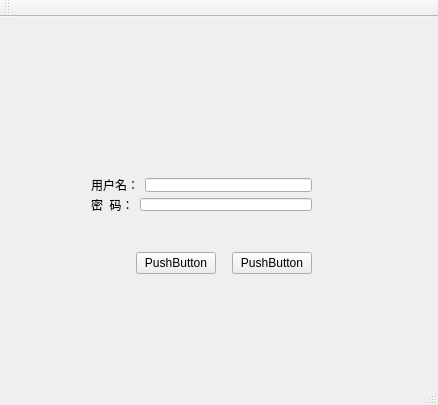
<?xml version="1.0" encoding="UTF-8"?>
<ui version="4.0">
 <class>MainWindow</class>
 <widget class="QMainWindow" name="MainWindow">
  <property name="geometry">
   <rect>
    <x>0</x>
    <y>0</y>
    <width>438</width>
    <height>405</height>
   </rect>
  </property>
  <property name="windowTitle">
   <string>MainWindow</string>
  </property>
  <widget class="QWidget" name="centralWidget">
   <widget class="QWidget" name="widget" native="true">
    <property name="geometry">
     <rect>
      <x>130</x>
      <y>10</y>
      <width>151</width>
      <height>101</height>
     </rect>
    </property>
    <widget class="QLabel" name="label">
     <property name="geometry">
      <rect>
       <x>30</x>
       <y>10</y>
       <width>81</width>
       <height>81</height>
      </rect>
     </property>
     <property name="focusPolicy">
      <enum>Qt::NoFocus</enum>
     </property>
     <property name="text">
      <string/>
     </property>
     <property name="pixmap">
      <pixmap>../02day_01_parts/Image/image1.png</pixmap>
     </property>
     <property name="scaledContents">
      <bool>true</bool>
     </property>
     <property name="wordWrap">
      <bool>false</bool>
     </property>
     <property name="openExternalLinks">
      <bool>false</bool>
     </property>
    </widget>
   </widget>
   <widget class="QWidget" name="widget_2" native="true">
    <property name="geometry">
     <rect>
      <x>60</x>
      <y>130</y>
      <width>291</width>
      <height>80</height>
     </rect>
    </property>
    <widget class="QWidget" name="">
     <property name="geometry">
      <rect>
       <x>20</x>
       <y>20</y>
       <width>243</width>
       <height>55</height>
      </rect>
     </property>
     <layout class="QVBoxLayout" name="verticalLayout">
      <item>
       <layout class="QHBoxLayout" name="horizontalLayout">
        <item>
         <widget class="QLabel" name="label_2">
          <property name="text">
           <string>用户名：</string>
          </property>
         </widget>
        </item>
        <item>
         <widget class="QLineEdit" name="lineEdit"/>
        </item>
       </layout>
      </item>
      <item>
       <layout class="QHBoxLayout" name="horizontalLayout_2">
        <item>
         <widget class="QLabel" name="label_3">
          <property name="text">
           <string>密  码：</string>
          </property>
         </widget>
        </item>
        <item>
         <widget class="QLineEdit" name="lineEdit_2"/>
        </item>
       </layout>
      </item>
     </layout>
    </widget>
   </widget>
   <widget class="QWidget" name="widget_3" native="true">
    <property name="geometry">
     <rect>
      <x>60</x>
      <y>220</y>
      <width>328</width>
      <height>52</height>
     </rect>
    </property>
    <layout class="QHBoxLayout" name="horizontalLayout_4">
     <item>
      <layout class="QHBoxLayout" name="horizontalLayout_3">
       <item>
        <spacer name="horizontalSpacer">
         <property name="orientation">
          <enum>Qt::Horizontal</enum>
         </property>
         <property name="sizeHint" stdset="0">
          <size>
           <width>40</width>
           <height>20</height>
          </size>
         </property>
        </spacer>
       </item>
       <item>
        <widget class="QPushButton" name="pushButton">
         <property name="text">
          <string>PushButton</string>
         </property>
        </widget>
       </item>
       <item>
        <spacer name="horizontalSpacer_2">
         <property name="orientation">
          <enum>Qt::Horizontal</enum>
         </property>
         <property name="sizeType">
          <enum>QSizePolicy::Fixed</enum>
         </property>
         <property name="sizeHint" stdset="0">
          <size>
           <width>10</width>
           <height>20</height>
          </size>
         </property>
        </spacer>
       </item>
       <item>
        <widget class="QPushButton" name="pushButton_2">
         <property name="text">
          <string>PushButton</string>
         </property>
        </widget>
       </item>
       <item>
        <spacer name="horizontalSpacer_3">
         <property name="orientation">
          <enum>Qt::Horizontal</enum>
         </property>
         <property name="sizeHint" stdset="0">
          <size>
           <width>40</width>
           <height>20</height>
          </size>
         </property>
        </spacer>
       </item>
      </layout>
     </item>
    </layout>
   </widget>
   <widget class="smallwidget" name="widget_4" native="true">
    <property name="geometry">
     <rect>
      <x>20</x>
      <y>280</y>
      <width>391</width>
      <height>51</height>
     </rect>
    </property>
   </widget>
  </widget>
  <widget class="QMenuBar" name="menuBar">
   <property name="geometry">
    <rect>
     <x>0</x>
     <y>0</y>
     <width>438</width>
     <height>26</height>
    </rect>
   </property>
  </widget>
  <widget class="QToolBar" name="mainToolBar">
   <attribute name="toolBarArea">
    <enum>TopToolBarArea</enum>
   </attribute>
   <attribute name="toolBarBreak">
    <bool>false</bool>
   </attribute>
  </widget>
  <widget class="QStatusBar" name="statusBar"/>
 </widget>
 <layoutdefault spacing="6" margin="11"/>
 <customwidgets>
  <customwidget>
   <class>smallwidget</class>
   <extends>QWidget</extends>
   <header location="global">smallwidget.h</header>
   <container>1</container>
  </customwidget>
 </customwidgets>
 <resources/>
 <connections/>
</ui>
